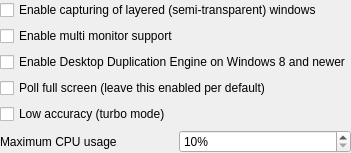
<?xml version="1.0" encoding="UTF-8"?>
<ui version="4.0">
 <class>UltraVncConfigurationWidget</class>
 <widget class="QWidget" name="UltraVncConfigurationWidget">
  <property name="windowTitle">
   <string>Builtin UltraVNC server configuration</string>
  </property>
  <layout class="QGridLayout" name="gridLayout">
   <property name="leftMargin">
    <number>0</number>
   </property>
   <property name="topMargin">
    <number>0</number>
   </property>
   <property name="rightMargin">
    <number>0</number>
   </property>
   <property name="bottomMargin">
    <number>0</number>
   </property>
   <item row="6" column="0">
    <widget class="QLabel" name="label">
     <property name="text">
      <string>Maximum CPU usage</string>
     </property>
    </widget>
   </item>
   <item row="6" column="1">
    <widget class="QSpinBox" name="ultraVncMaxCpu">
     <property name="suffix">
      <string notr="true">%</string>
     </property>
     <property name="minimum">
      <number>10</number>
     </property>
     <property name="maximum">
      <number>100</number>
     </property>
    </widget>
   </item>
   <item row="4" column="0" colspan="2">
    <widget class="QCheckBox" name="ultraVncLowAccuracy">
     <property name="text">
      <string>Low accuracy (turbo mode)</string>
     </property>
    </widget>
   </item>
   <item row="3" column="0" colspan="2">
    <widget class="QCheckBox" name="ultraVncPollFullScreen">
     <property name="text">
      <string>Poll full screen (leave this enabled per default)</string>
     </property>
    </widget>
   </item>
   <item row="2" column="0" colspan="2">
    <widget class="QCheckBox" name="ultraVncDeskDupEngineEnabled">
     <property name="text">
      <string>Enable Desktop Duplication Engine on Windows 8 and newer</string>
     </property>
    </widget>
   </item>
   <item row="1" column="0" colspan="2">
    <widget class="QCheckBox" name="ultraVncMultiMonitorSupportEnabled">
     <property name="text">
      <string>Enable multi monitor support</string>
     </property>
    </widget>
   </item>
   <item row="0" column="0" colspan="2">
    <widget class="QCheckBox" name="ultraVncCaptureLayeredWindows">
     <property name="text">
      <string>Enable capturing of layered (semi-transparent) windows</string>
     </property>
    </widget>
   </item>
  </layout>
 </widget>
 <tabstops>
  <tabstop>ultraVncCaptureLayeredWindows</tabstop>
  <tabstop>ultraVncMultiMonitorSupportEnabled</tabstop>
  <tabstop>ultraVncPollFullScreen</tabstop>
  <tabstop>ultraVncDeskDupEngineEnabled</tabstop>
  <tabstop>ultraVncLowAccuracy</tabstop>
 </tabstops>
 <resources/>
 <connections/>
</ui>
